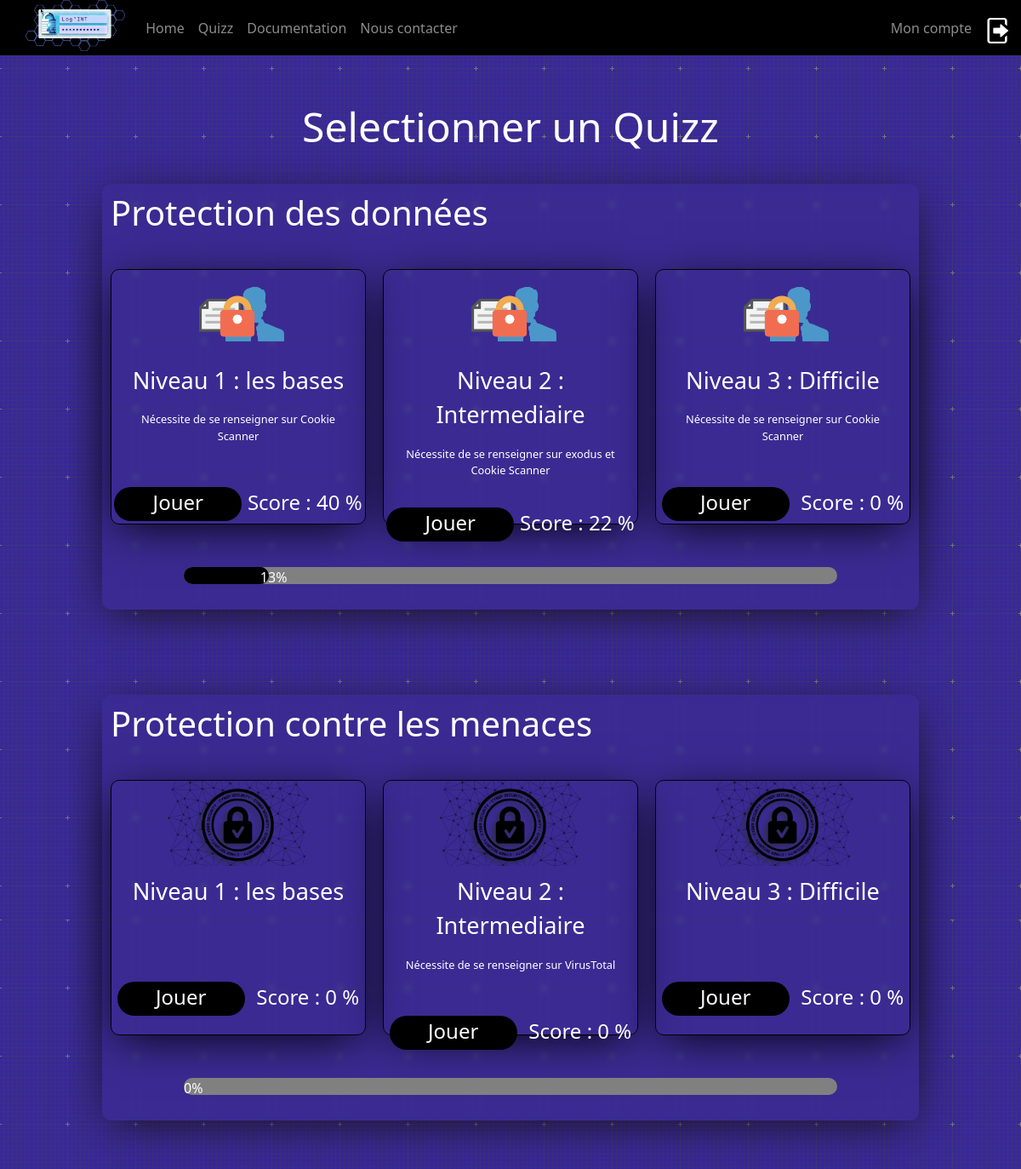
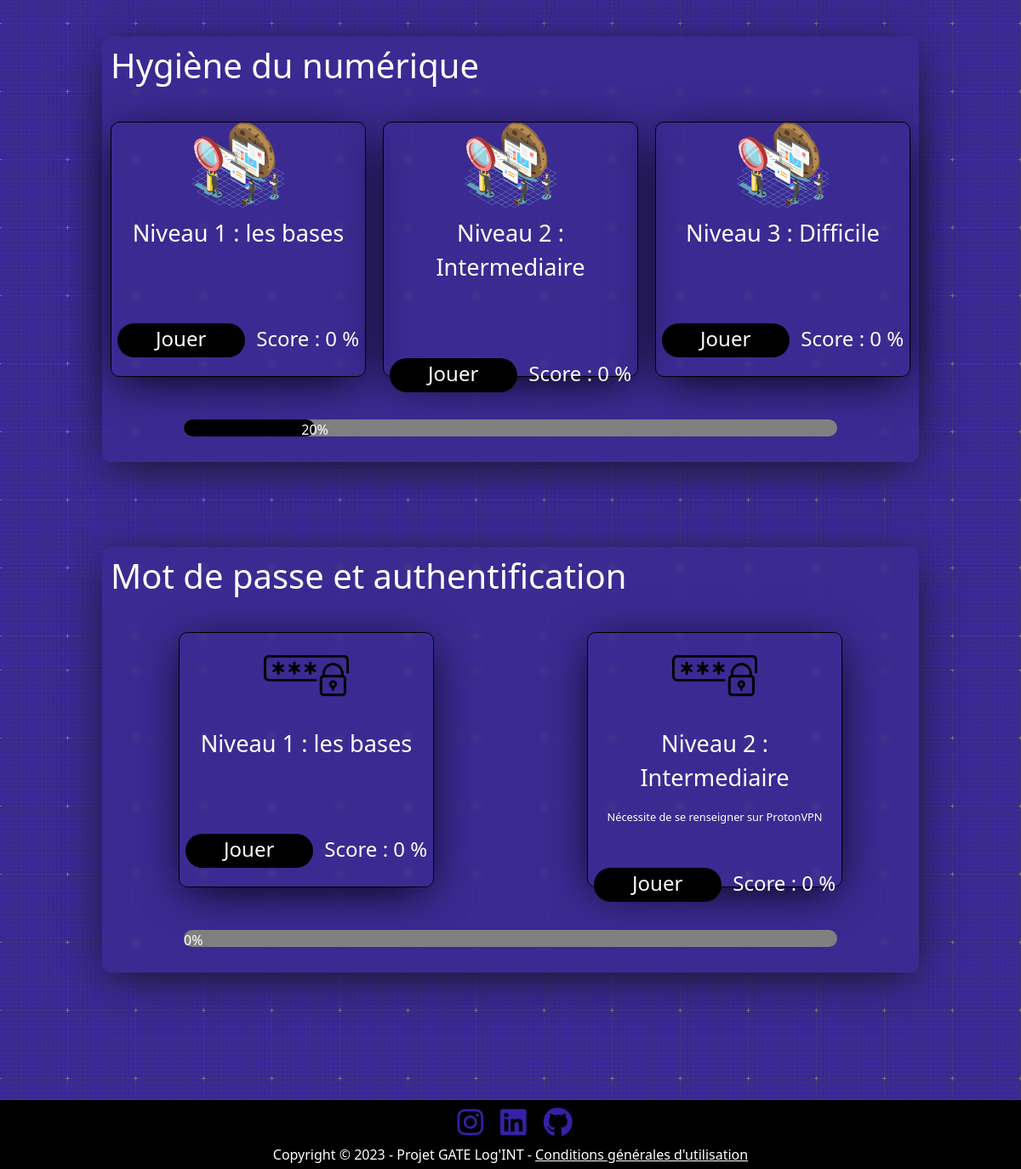
Screenshot of /quizz/ (signed in) with the database file from the repository (2 pictures, top to bottom).
### questionnaire/models.py (models this page shows)
class Joueur(models.Model):
    username = models.CharField(max_length=255)
    qcmpdd1 = models.FloatField(default=0)
    qcmpdd2 = models.FloatField(default=0)
    qcmpdd3 = models.FloatField(default=0)
    qcmmea1 = models.FloatField(default=0)
    qcmmea2 = models.FloatField(default=0)
    qcmmea3 = models.FloatField(default=0)
    qcmpcm1 = models.FloatField(default=0)
    qcmpcm2 = models.FloatField(default=0)
    qcmpcm3 = models.FloatField(default=0)
    qcmhn1 = models.FloatField(default=0)
    qcmhn2 = models.FloatField(default=0)
    qcmhn3 = models.FloatField(default=0)
    qcmpdd1pourcentage = models.IntegerField(default=0)
    qcmpdd2pourcentage = models.IntegerField(default=0)
    qcmpdd3pourcentage = models.IntegerField(default=0)
    qcmpddTpourcentage = models.IntegerField(default=0)
    qcmpcm1pourcentage = models.IntegerField(default=0)
    qcmpcm2pourcentage = models.IntegerField(default=0)
    qcmpcm3pourcentage = models.IntegerField(default=0)
    qcmpcmTpourcentage = models.IntegerField(default=0)
    qcmhn1pourcentage = models.IntegerField(default=0)
    qcmhn2pourcentage = models.IntegerField(default=0)
    qcmhn3pourcentage = models.IntegerField(default=0)
    qcmhnTpourcentage = models.IntegerField(default=0)
    qcmmea1pourcentage = models.IntegerField(default=0)
    qcmmea2pourcentage = models.IntegerField(default=0)
    qcmmea3pourcentage = models.IntegerField(default=0)
    qcmmeaTpourcentage = models.IntegerField(default=0)
    validepdd1 = models.BooleanField(default=False)
    validepdd2 = models.BooleanField(default=False)
    validepdd3 = models.BooleanField(default=False)
    validepddT = models.BooleanField(default=False)
    validepcm1 = models.BooleanField(default=False)
    validepcm2 = models.BooleanField(default=False)
    validepcm3 = models.BooleanField(default=False)
    validepcmT = models.BooleanField(default=False)
    validehn1 = models.BooleanField(default=False)
    validehn2 = models.BooleanField(default=False)
    validehn3 = models.BooleanField(default=False)
    validehnT = models.BooleanField(default=False)
    validemea1 = models.BooleanField(default=False)
    validemea2 = models.BooleanField(default=False)
    validemea3 = models.BooleanField(default=False)
    validemeaT = models.BooleanField(default=False)

### GATE_website/views.py (the view)
# urls.py: path('quizz/', quizz, name='quizz'),
@login_required
def quizz(request):
    context = {
        'joueur': Joueur.objects.get(username=request.user.username)
    }
    return render(request, "GATE_website/quizz.html", context)

### GATE_website/templates/GATE_website/quizz.html (shortened to what this page needs)
{% load static %}
<!DOCTYPE html>
<html lang="en">
<head>
    <link rel="stylesheet" href="{% static 'css/quizz.css' %}">
    <link href="https://cdn.jsdelivr.net/npm/bootstrap@5.3.0-alpha1/dist/css/bootstrap.min.css" rel="stylesheet">
</head>
<body>
    {% include 'GATE_website/quizznavbar.html' %}
    <section id="main">
        <div class="texte">
            <h1>Selectionner un Quizz</h1>
        </div>
    <div class="all">
        <div class="cadre1">
            <div class="texte1">
                <h1>Protection des données</h1>
            </div>
            <div class="all1">
            <div class="cadrein1">
                <div class="imagein1">
                    <img src="{% static 'img/kisspng-general-data-protection-regulation-information-pri-gdpr-5b0eab592b23a7.8898485115276880251767.png' %}" alt="">
                </div>
                <div class="niveau11">
                    <p>Niveau 1 : les bases</p>
                    <p style="font-size:0.8rem; margin-bottom: -20px; margin-top: -20px">Nécessite de se renseigner sur Cookie Scanner</p>
                </div>
                <div class="bas11">
                    <div class="bouton11">
                        <a href="{% url 'questionnaire:pddquizz1' %}" style="text-decoration: none; color: white">
                        <p>Jouer</p>
                        </a>
                    </div>
                    <div class="score11">
                        <p>Score : {{joueur.qcmpdd1pourcentage}} %</p>
                    </div>
                </div>
            </div>
            <div class="cadrein12">
                <div class="imagein12">
                    <img src="{% static 'img/kisspng-general-data-protection-regulation-information-pri-gdpr-5b0eab592b23a7.8898485115276880251767.png' %}" alt="">
                </div>
                <div class="niveau12">
                    <p>Niveau 2 : Intermediaire</p>
                    <p style="font-size:0.8rem; margin-bottom: -37px; margin-top: -20px">Nécessite de se renseigner sur exodus et Cookie Scanner</p>
                </div>
                <div class="bas12">
                    <div class="bouton12">
                        <a href="{% url 'questionnaire:pddquizz2' %}" style="text-decoration: none; color: white">
                            <p>Jouer</p>
                        </a>
                    </div>
                    <div class="score12">
                        <p>Score : {{joueur.qcmpdd2pourcentage}} %</p>
                    </div>
                </div>
            </div>
             <div class="cadrein13">
                <div class="imagein13">
                    <img src="{% static 'img/kisspng-general-data-protection-regulation-information-pri-gdpr-5b0eab592b23a7.8898485115276880251767.png' %}" alt="">
                </div>
                <div class="niveau13">
                    <p>Niveau 3 : Difficile</p>
                    <p style="font-size:0.8rem; margin-bottom: -20px; margin-top: -20px">Nécessite de se renseigner sur Cookie Scanner</p>
                </div>
                <div class="bas13">
                    <div class="bouton13">
                        <a href="{% url 'questionnaire:pddquizz3' %}" style="text-decoration: none; color: white">
                            <p>Jouer</p>
                        </a>
                    </div>
                    <div class="score13">
                        <p>Score : {{joueur.qcmpdd3pourcentage}} %</p>
                    </div>
                </div>
            </div>
        </div>
            <div class="progressbar1">
                    <div class="progressbar-level1" style="width: {{joueur.qcmpddTpourcentage}}%">
                        <p>{{joueur.qcmpddTpourcentage}}%</p>
                    </div>
            </div>
        </div>
<div class="cadre1">
            <div class="texte1">
                <h1>Protection contre les menaces</h1>
            </div>
            <div class="all1">
            <div class="cadrein2">
                <div class="imagein2">
                    <img src="{% static 'img/Cybersecurity.png' %}" alt="">
                </div>
                <div class="niveau21">
                    <p>Niveau 1 : les bases</p>
                </div>
                <div class="bas11">
                    <div class="bouton21">
                        <a href="{% url 'questionnaire:pcm1' %}" style="text-decoration: none; color: white">
                        <p>Jouer</p>
                        </a>
                    </div>
                    <div class="score21">
                        <p>Score : {{joueur.qcmpcm1pourcentage}} %</p>
                    </div>
                </div>
            </div>
            <div class="cadrein22">
                <div class="imagein22">
                    <img src="{% static 'img/Cybersecurity.png' %}" alt="">
                </div>
                <div class="niveau12">
                    <p>Niveau 2 : Intermediaire</p>
                    <p style="font-size:0.8rem; margin-bottom: -20px; margin-top: -20px">Nécessite de se renseigner sur VirusTotal</p>
                </div>
                <div class="bas12">
                    <div class="bouton22">
                        <a href="{% url 'questionnaire:pcm2' %}" style="text-decoration: none; color: white">
                        <p>Jouer</p>
                        </a>
                    </div>
                    <div class="score22">
                        <p>Score : {{joueur.qcmpcm2pourcentage}} %</p>
                    </div>
                </div>
            </div>
             <div class="cadrein23">
                <div class="imagein23">
                    <img src="{% static 'img/Cybersecurity.png' %}" alt="">
                </div>
                <div class="niveau23">
                    <p>Niveau 3 : Difficile</p>
                </div>
                <div class="bas13">
                    <div class="bouton23">
                        <a href="{% url 'questionnaire:pcm3' %}" style="text-decoration: none; color: white">
                        <p>Jouer</p>
                        </a>
                    </div>
                    <div class="score23">
                        <p>Score : {{joueur.qcmpcm3pourcentage}} %</p>
                    </div>
                </div>
            </div>
        </div>
            <div class="progressbar2">
                    <div class="progressbar-level2" style="width: {{joueur.qcmpcmTpourcentage}}%">
                        <p>{{joueur.qcmpcmTpourcentage}}%</p>
                    </div>
            </div>
        </div>
<div class="cadre1">
            <div class="texte1">
                <h1>Hygiène du numérique</h1>
            </div>
            <div class="all1">
            <div class="cadrein3">
                <div class="imagein3">
                    <img src="{% static 'img/cookies-comportement.png' %}" alt="">
                </div>
                <div class="niveau31">
                    <p>Niveau 1 : les bases</p>
                </div>
                <div class="bas11">
                    <div class="bouton31">
                        <a href="{% url 'questionnaire:hn1' %}" style="text-decoration: none; color: white">
                        <p>Jouer</p>
                        </a>
                    </div>
                    <div class="score31">
                        <p>Score : {{joueur.qcmhn1pourcentage}} %</p>
                    </div>
                </div>
            </div>
            <div class="cadrein32">
                <div class="imagein32">
                    <img src="{% static 'img/cookies-comportement.png' %}" alt="">
                </div>
                <div class="niveau32">
                    <p>Niveau 2 : Intermediaire</p>
                </div>
                <div class="bas32">
                    <div class="bouton32">
                        <a href="{% url 'questionnaire:hn2' %}" style="text-decoration: none; color: white">
                        <p>Jouer</p>
                        </a>
                    </div>
                    <div class="score32">
                        <p>Score : {{joueur.qcmhn2pourcentage}} %</p>
                    </div>
                </div>
            </div>
             <div class="cadrein33">
                <div class="imagein33">
                    <img src="{% static 'img/cookies-comportement.png' %}" alt="">
                </div>
                <div class="niveau33">
                    <p>Niveau 3 : Difficile</p>
                </div>
                <div class="bas33">
                    <div class="bouton33">
                        <a href="{% url 'questionnaire:hn3' %}" style="text-decoration: none; color: white">
                        <p>Jouer</p>
                        </a>
                    </div>
                    <div class="score33">
                        <p>Score : {{joueur.qcmhn3pourcentage}} %</p>
                    </div>
                </div>
            </div>
        </div>
            <div class="progressbar3">
                    <div class="progressbar-level3" style="width: {{joueur.qcmhnTpourcentage}}%">
                        <p>{{joueur.qcmhnTpourcentage}}%</p>
                    </div>
            </div>
        </div>
        <div class="cadre-mdp">
            <div class="texte1">
                <h1>Mot de passe et authentification</h1>
            </div>
            <div class="all1">
            <div class="cadrein4">
                <div class="imagein4">
                    <img src="{% static 'img/103089.png' %}" alt="">
                </div>
                <div class="niveau41">
                    <p>Niveau 1 : les bases</p>
                </div>
                <div class="bas11">
                    <div class="bouton41">
                        <a href="{% url 'questionnaire:mdp1' %}" style="text-decoration: none; color: white">
                        <p>Jouer</p>
                        </a>
                    </div>
                    <div class="score41">
                        <p>Score : {{joueur.qcmmea1pourcentage}} %</p>
                    </div>
                </div>
            </div>
            <div class="cadrein42">
                <div class="imagein42">
                    <img src="{% static 'img/103089.png' %}" alt="">
                </div>
                <div class="niveau42">
                    <p>Niveau 2 : Intermediaire</p>
                    <p style="font-size:0.8rem; margin-bottom: -20px; margin-top: -20px">Nécessite de se renseigner sur ProtonVPN</p>
                </div>
                <div class="bas42">
                    <div class="bouton42">
                        <a href="{% url 'questionnaire:mdp2' %}" style="text-decoration: none; color: white">
                            <p>Jouer</p>
                        </a>
                    </div>
                    <div class="score42">
                        <p>Score : {{joueur.qcmmea2pourcentage}} %</p>
                    </div>
                </div>
            </div>
        </div>
            <div class="progressbar4">
                    <div class="progressbar-level4" style="width: {{joueur.qcmmeaTpourcentage}}%">
                        <p>{{joueur.qcmmeaTpourcentage}}%</p>
                    </div>
            </div>
        </div>
    </div>
    </section>
     <footer>
        <div class="parentIcon">
            <a href="https://www.instagram.com/log_int_2023/" target="_blank" rel="noopener noreferrer"><i class="fa-brands fa-instagram"></i></a>
            <a href="https://www.linkedin.com/company/log-int2023/" target="_blank" rel="noopener noreferrer"><i class="fa-brands fa-linkedin"></i></a>
            <a href="https://github.com/abonnivard/GATE_website" target="_blank" rel="noopener noreferrer"><i class="fa-brands fa-github"></i></a>
        </div>
        <div class="copy">
            <p>Copyright © 2023 - Projet GATE Log'INT - <a href="../cgu/" target="_blank" rel="noopener noreferrer">Conditions générales d'utilisation</a>
            </p>
        </div>
    </footer>
</body>
</html>

### rows the page displays
Joueur: qcmpdd1pourcentage "40", qcmpdd2pourcentage "22", qcmpdd3pourcentage "0", qcmpddTpourcentage "13", qcmpcm1pourcentage "0", qcmpcm2pourcentage "0", qcmpcm3pourcentage "0", qcmpcmTpourcentage "0", qcmhn1pourcentage "0", qcmhn2pourcentage "0", qcmhn3pourcentage "0", qcmhnTpourcentage "20", qcmmea1pourcentage "0", qcmmea2pourcentage "0", qcmmeaTpourcentage "0"
